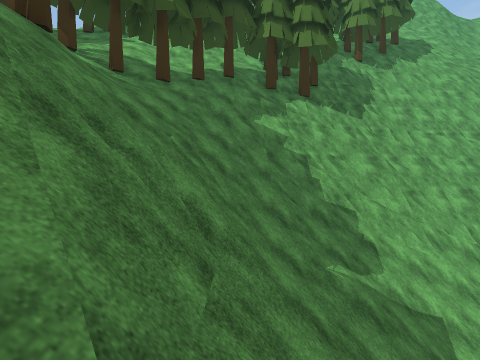
View 1 (above)

24 first-person views from a walk through a 3-D level made in the Unity game engine. The camera is 1.2 m above the floor, tilts 2° down and sees 85° across. The floor is counted in squares, 2 m on a side. Each view is taken from the middle of a square. On the plan, view 1 faces up. The plan holds only what a view shows up to about 9 squares ahead; the rest is blank. The place goes on beyond the plan. The player character is not drawn. Some surface patterns are stand-ins.

View 2
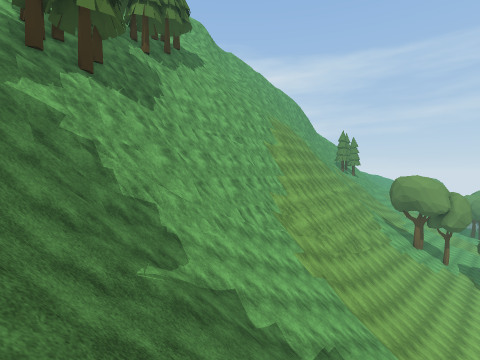

View 3
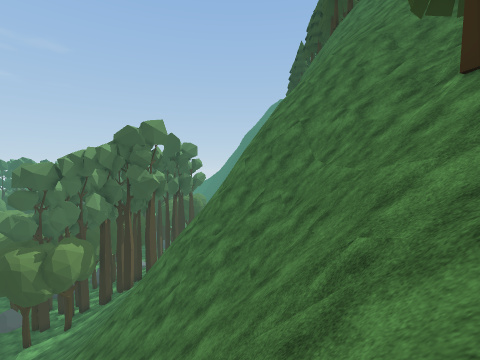

View 4
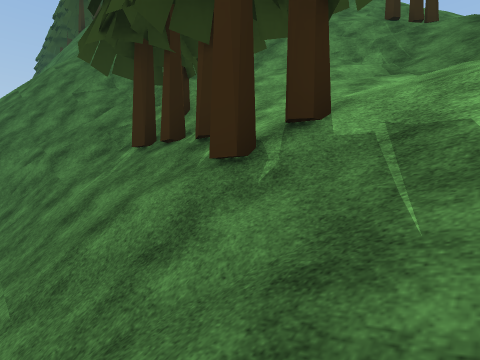

View 5
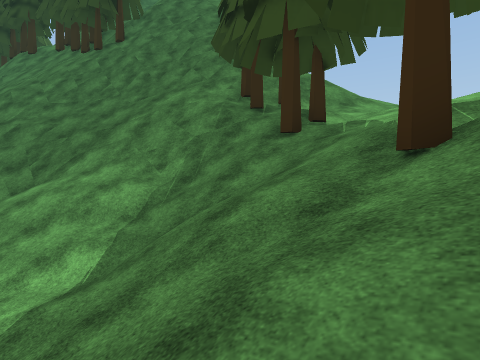

View 6
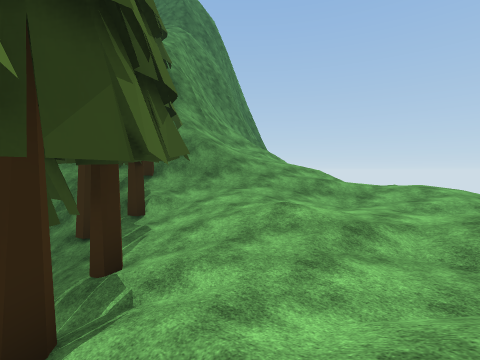

View 7
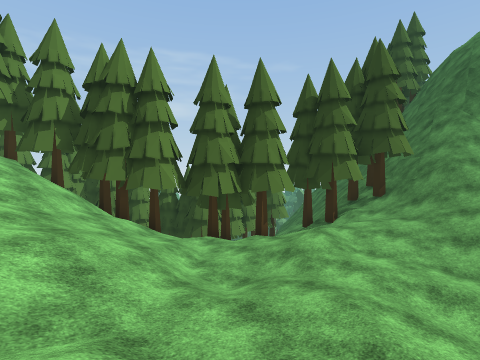

View 8
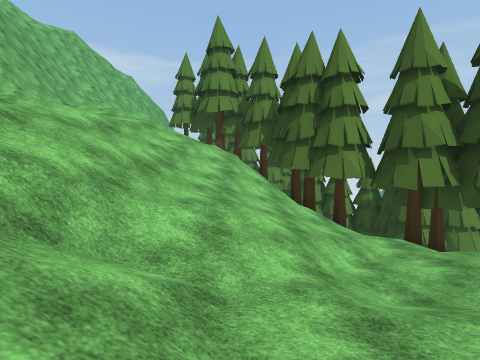

View 9
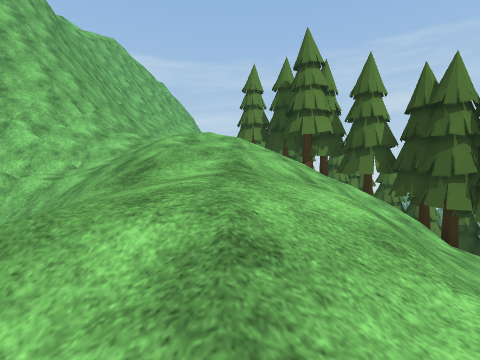

View 10
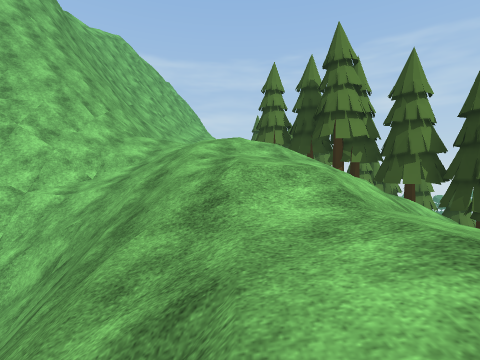

View 11
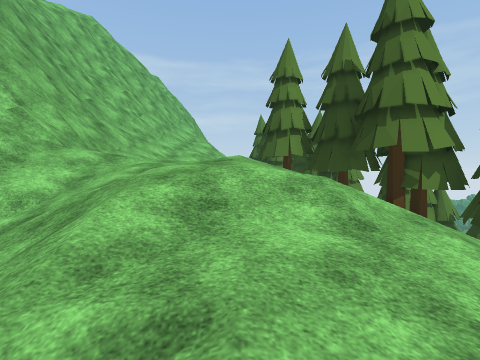

View 12
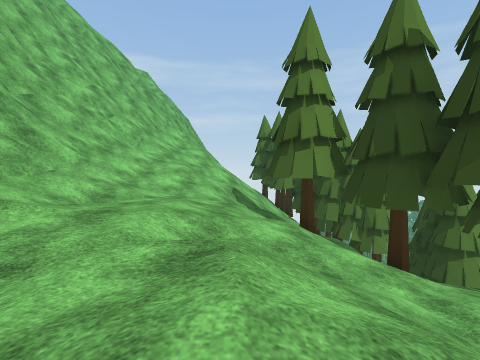

View 13
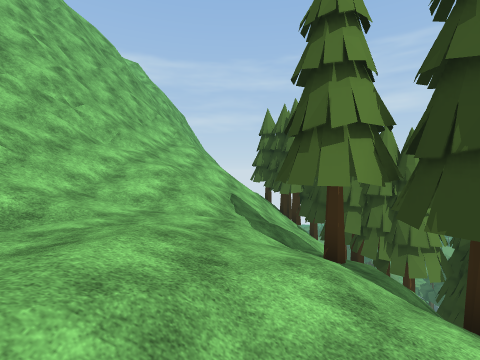

View 14
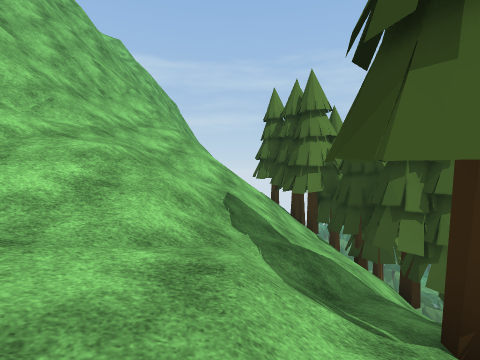

View 15
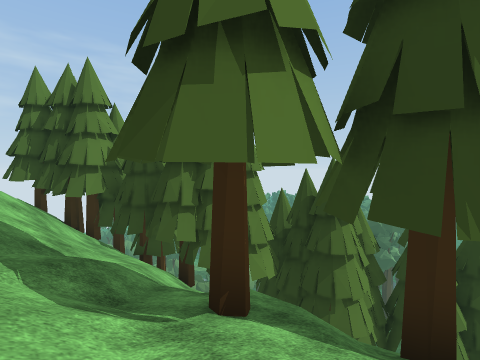

View 16
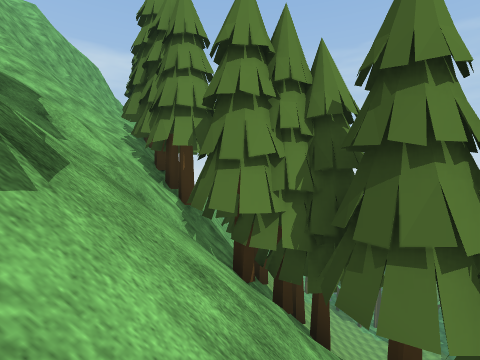

View 17
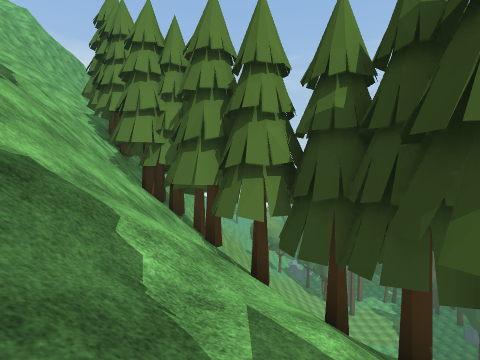

View 18
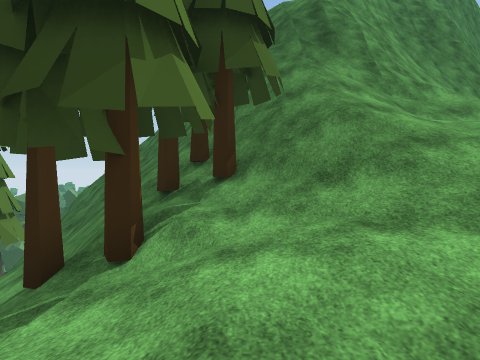

View 19
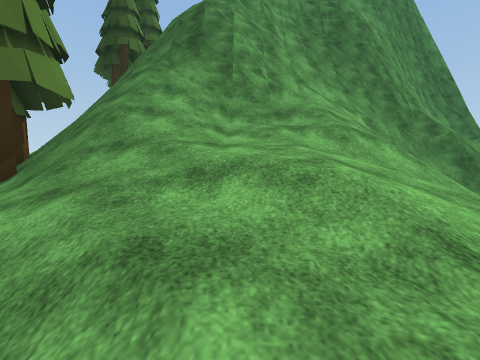

View 20
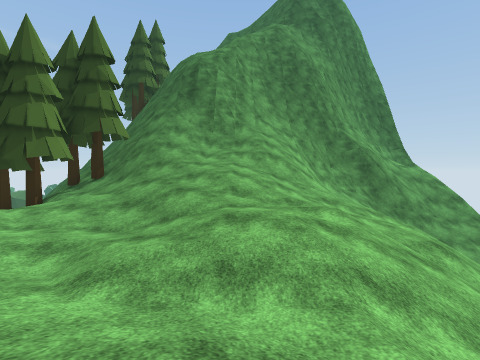

View 21
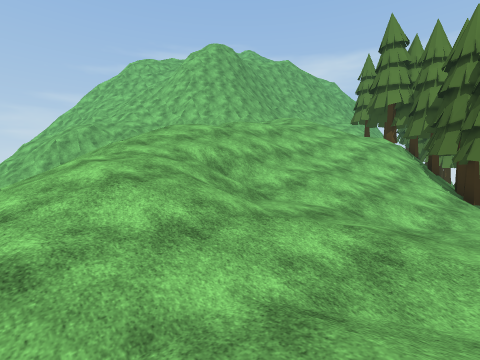

View 22
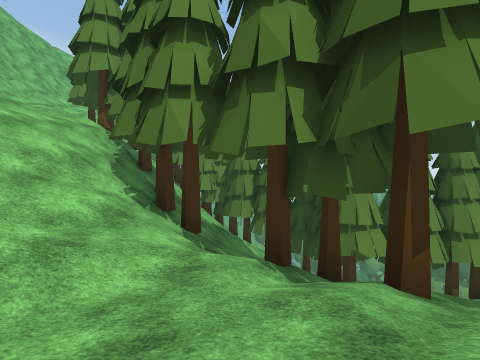

View 23
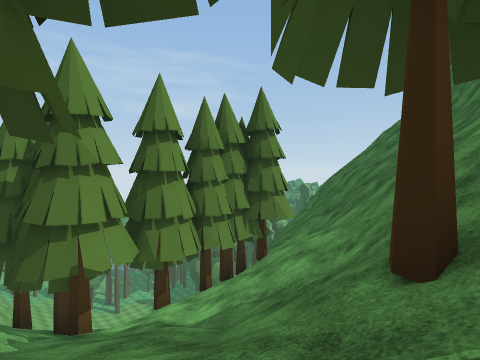

View 24
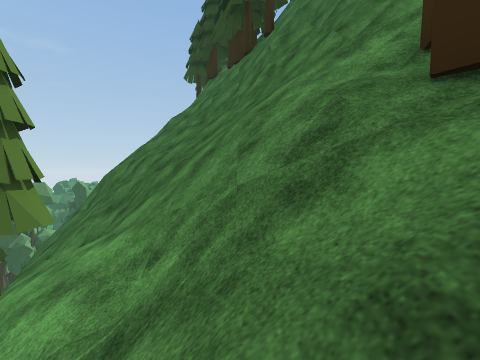

### Floor plan
Key: @ floor where view 1 was taken; # wall or solid block; x gap in a wall; . main floor; : floor 1.5 m higher than the main floor; + floor 3 m higher than the main floor; * floor 4.75 m higher than the main floor; % floor 6.25 m higher than the main floor; & floor 8 m higher than the main floor; / step, stairs or slope; = window, fence, low wall or low ledge; v drop or lower ground; T tree.
Columns run from 21 left of view 1 to 7 right of it. Each row starts with its distance up from view 1.
 28                     v    v
 27               #    ##   vv
 26              ################
 25            ##########/#######
 24            ==/////###///=//##
 23           ===////&//////////=
 22          v#=/////&&&&////////
 21         ///////&&&&&&///////
 20        /////%//&////////////
 19      ///**/**///////////////
 18      ////////// /////T///////
 17     /////////////*/ T/////TTT
 16    ///////////////T //v TTTTT
 15    ////:////////TTT/ /vTTTTTT
 14   ////:://////TTT#////TTT   T
 13  //../:...////TT//////TTTT
 12 ///::/....../T//////TTT#T#
 11 ///:/......//////////TT#T
 10 //:://..////T///// T/ vvvv
  9 .///://:.//T//////T//vvv ####
  8 ///////:.///////TT///v#####//
  7 ////:////TT///////////=//////
  6 ////+////:///////////////////
  5  //////TTT##/////T///////////
  4  ///////TT#==////T//=////////
  3  ///##/=#=#==////T/vx////
  2 v//#######===//TTT/v#///
  1 ####    ###=#==##=x=/////
  0           ##:=====v#/@=#//
 -1            #====#=v##//==//
 -2            ##=#=#v=v###v#=/

Where each view was taken, in squares from view 1:
view 1: 0 up, 0 right, facing up
view 2: 1 up, 0 right, facing up-right
view 3: 7 up, 0 right, facing down
view 4: 7 up, 2 left, facing down-left
view 5: 10 up, 6 left, facing down-left
view 6: 13 up, 9 left, facing down-left
view 7: 16 up, 16 left, facing down-right
view 8: 15 up, 16 left, facing right
view 9: 19 up, 15 left, facing right
view 10: 20 up, 14 left, facing right
view 11: 20 up, 10 left, facing right
view 12: 20 up, 7 left, facing right
view 13: 20 up, 5 left, facing right
view 14: 20 up, 2 left, facing right
view 15: 20 up, 2 left, facing down-right
view 16: 13 up, 4 left, facing right
view 17: 10 up, 7 left, facing right
view 18: 10 up, 13 left, facing down
view 19: 10 up, 17 left, facing down
view 20: 15 up, 18 left, facing down
view 21: 12 up, 18 left, facing up-right
view 22: 11 up, 13 left, facing right
view 23: 9 up, 11 left, facing down-right
view 24: 7 up, 10 left, facing down
